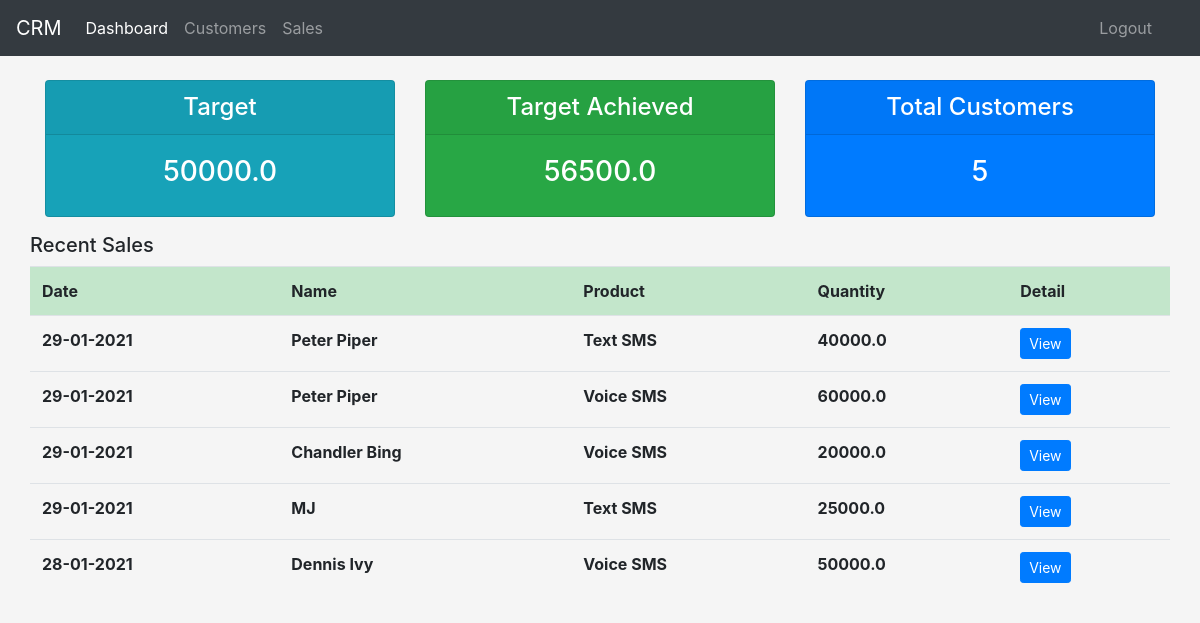
Screenshot of / (signed in) with the database file from the repository.
### crm/models.py (models this page shows, shortened)
class Profile(models.Model):
    user = models.OneToOneField(User, null=True, on_delete=models.SET_NULL)
    target = models.FloatField(null=True)

class Sale(models.Model):
    customer = models.ForeignKey(Customer, null=True, on_delete=models.SET_NULL)
    product = models.ForeignKey(Product, null=True, on_delete=models.SET_NULL)
    date_created = models.DateTimeField(auto_now_add=True)
    quantity = models.FloatField()
    total_amount = models.FloatField()
    owner = models.ForeignKey(User, null=True, on_delete=models.SET_NULL)
    class Meta():
        ordering = ['-date_created']

class Customer(models.Model):
    name = models.CharField(max_length=100)
    phone = models.CharField(max_length=10)
    email = models.CharField(max_length=100)
    date_created = models.DateTimeField(auto_now_add=True)
    owner = models.ForeignKey(User, null=True, on_delete=models.SET_NULL)
    class Meta():
        ordering = ['-date_created']
    def __str__(self):
        return self.name

class Product(models.Model):
    name = models.CharField(max_length=100)
    price = models.FloatField()
    description = models.TextField()
    def __str__(self):
        return self.name

### crm/views.py (the view)
# urls.py: 2. Add a URL to urlpatterns:  path('', views.home, name='home')
@login_required
def home(request):
    if request.user.is_superuser:
        target = Profile.objects.aggregate(Sum('target'))
        target = target['target__sum']
    else:
        profile = get_object_or_404(Profile, user=request.user)
        target = profile.target
    today = datetime.date.today()
    if request.user.is_superuser:
        month_target_completed = Sale.objects.filter(date_created__year=today.year, date_created__month=today.month).aggregate(Sum('total_amount'))
    else:
        month_target_completed = Sale.objects.filter(owner=request.user, date_created__year=today.year, date_created__month=today.month).aggregate(Sum('total_amount'))
    if request.user.is_superuser:
        sale = Sale.objects.all()[0:5]
    else:
        sale = Sale.objects.filter(owner=request.user)[0:5]   # fetching recents 5 sales.
    if request.user.is_superuser:
        customer = Customer.objects.all()
    else:
        customer = Customer.objects.filter(owner=request.user)
    total_customers = customer.count()
    context = {
        "sale":sale,
        "customer":customer,
        "total_customers":total_customers,
        "month_target_completed":month_target_completed,
        "target":target,
    }
    print(target)
    return render(request, "crm/home.html", context)

### crm/templates/crm/home.html (shortened to what this page needs)
{% extends "crm/base.html" %}
{% block content %}
  <div class="container">
    {% include "crm/status.html" %}
    <div class="row">
          <h5>Recent Sales</h5>
            <table class="table">
                  <tr class="table-success">
                    <th scope="col">Date</th>
                    <th scope="col">Name</th>
                    <th scope="col">Product</th>
                    <th scope="col">Quantity</th>
                    <th scope="col">Detail</th>
                  </tr>
                  {% for sales in sale %}
                    <tr>
                      <th>{{ sales.date_created|date:'d-m-Y' }}</th>
                      <th>{{ sales.customer }}</th>
                      <th>{{ sales.product }}</th>
                      <th>{{ sales.quantity}}</th>
                      <th><a class="btn btn-sm btn-primary" href="{% url 'crm-detail' sales.customer.id %}">View</a></th>
                    </tr>
                  {% endfor %}
              </table>
        </div>
    </div>
{% endblock content %}

### crm/templates/crm/status.html
    <div class="row mt-4">
        <div class="col-md-4">
            <div class="card text-white text-center bg-info mb-3" >
                <h4 class="card-header">Target</h4>
                <div class="card-body">
                    <h3>{{ target }}</h3>
                </div>
            </div>
        </div>
        <div class="col-md-4">
            <div class="card text-white text-center bg-success mb-3" >
                <h4 class="card-header">Target Achieved</h4>
                <div class="card-body">
                    <h3>{{ month_target_completed.total_amount__sum }}</h3>
                </div>
            </div>
        </div>
        <div class="col-md-4">
            <div class="card text-white text-center bg-primary mb-3" >
                <h4 class="card-header">Total Customers</h4>
                <div class="card-body">
                    <h3>{{ total_customers }}</h3>
                </div>
            </div>
        </div>
    </div>

### static/css/main.css (style rules this page uses)
body { background-color: whitesmoke ; }

### rows the page displays
Profile: target "50000.0"
Sale: date_created "29-01-2021", customer "Peter Piper", product "Text SMS", quantity "40000.0"
Sale: date_created "29-01-2021", customer "Peter Piper", product "Voice SMS", quantity "60000.0"
Sale: date_created "29-01-2021", customer "Chandler Bing", product "Voice SMS", quantity "20000.0"
Sale: date_created "29-01-2021", customer "MJ", product "Text SMS", quantity "25000.0"
Sale: date_created "28-01-2021", customer "Dennis Ivy", product "Voice SMS", quantity "50000.0"

### other values shown
{{ month_target_completed.total_amount__sum }} "56500.0"
{{ total_customers }} "5"
